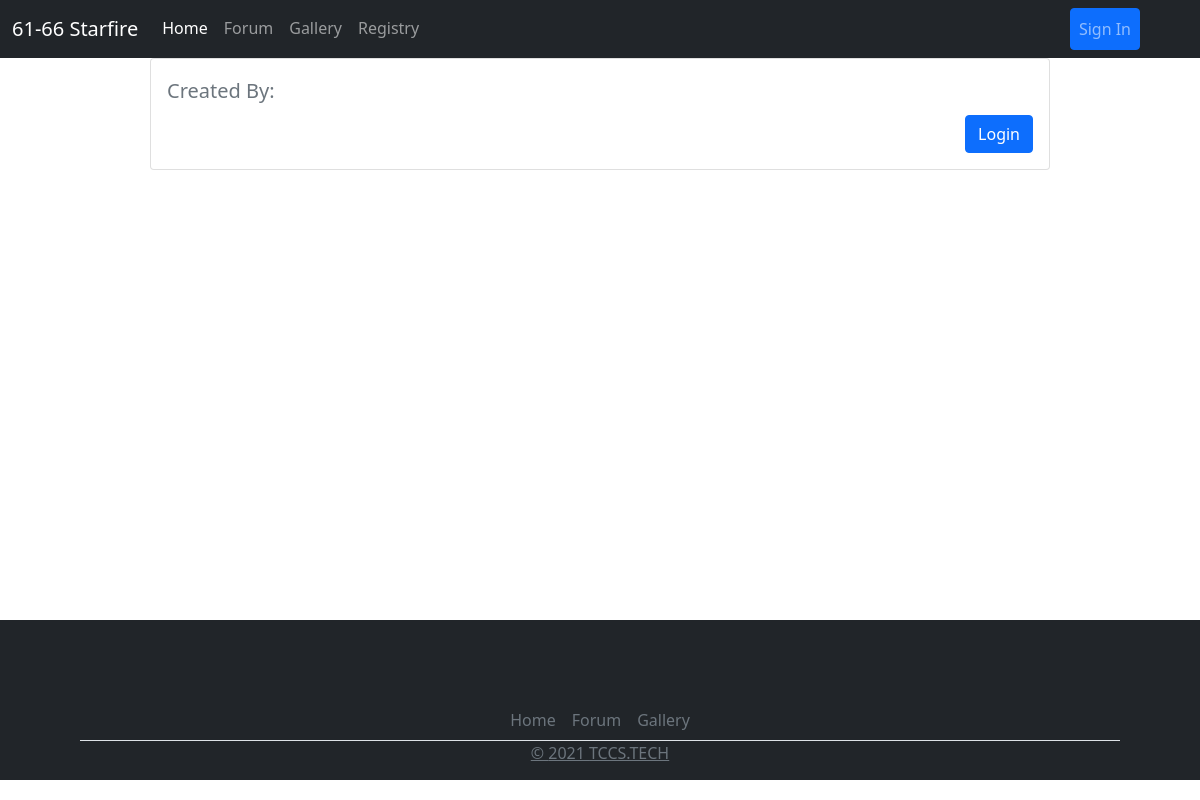
The page /forum/test/7 on the database as committed earlier.
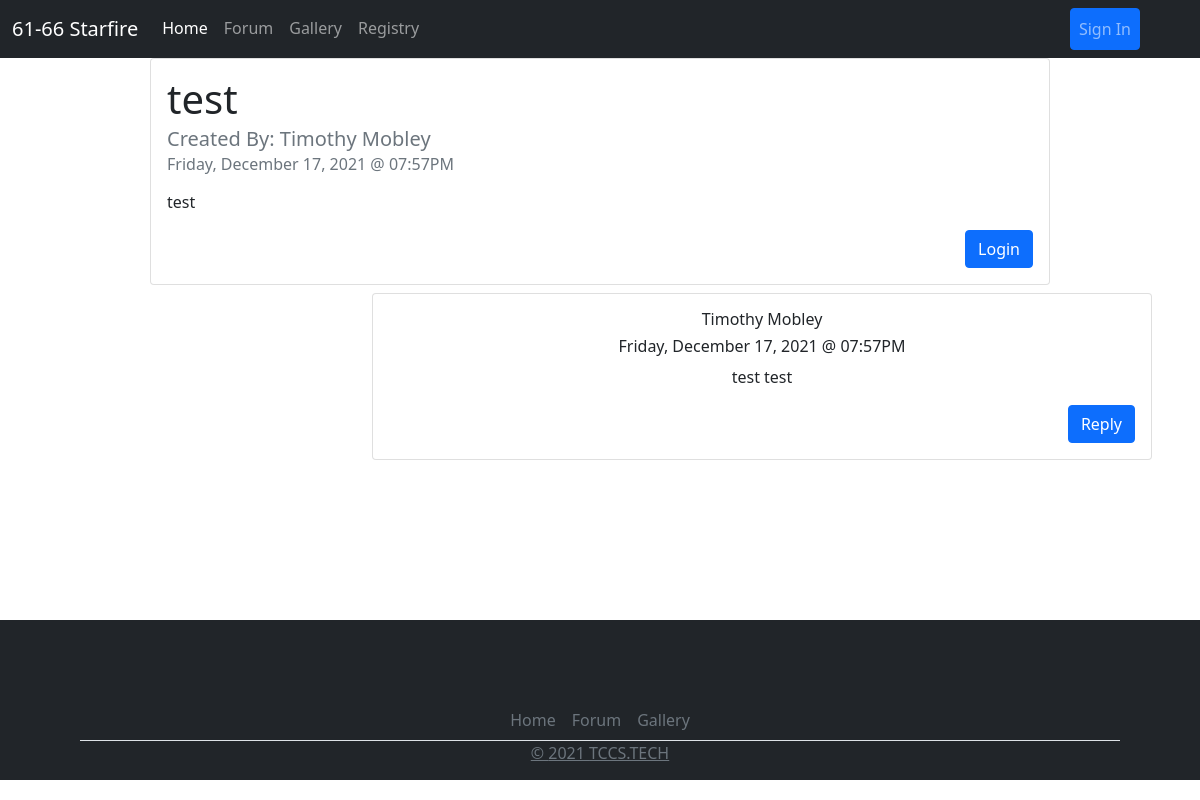
The same page on the database as committed later.
### main.py (models this page shows, shortened)
class ForumPost(db.Model):
    __tablename__ = "forumpost"
    id = db.Column(db.Integer, primary_key=True)
    title = db.Column(db.String, nullable=False)
    created_by = db.Column(db.String, nullable=False)
    body = db.Column(db.String, nullable=False)
    date = db.Column(db.String, nullable=False)
    replies = db.relationship('Replies', backref='ForumPost', lazy=True)

class Replies(db.Model):
    __tablename__ = "replies"
    id = db.Column(db.Integer, primary_key=True)
    created_by = db.Column(db.String, nullable=False)
    body = db.Column(db.String, nullable=False)
    date = db.Column(db.String)
    post_id = db.Column(db.Integer, db.ForeignKey('forumpost.id'))

### main.py (the view)
@app.route('/forum/<title>/<id>', methods=["GET", "POST"])
def forum_post(id, title):
    form = ReplyPost()
    display_post = db.session.query(ForumPost).get(id)
    return render_template('forum_post.html', form=form, post=display_post, year=year, current_user=current_user)

### templates/forum_post.html (shortened to what this page needs)
<html lang="en">
<head>
  <link rel="stylesheet" href="{{url_for('static', filename='styles/styles.css')}}" />
</head>
<body>
  {% extends 'index.html' %} {% block content %}
  <div class="card w-75 mx-auto">
    <div class="card-body">
      <h1 class="card-title">{{post.title}}</h1>
      <h5 class="card-subtitle mb-2 text-muted">
        Created By: {{post.created_by}}
      </h5>
      <h6 class="card-subtitle mb-2 text-muted">{{post.date}}</h6>
      <p>{{post.body|safe}}</p>
      {% if not current_user.email %}
      <a href="/login" type="button" class="btn btn-primary float-end">
        Login
      </a>
      {% else %}
      <button type="button" class="btn btn-primary float-end" type="button" data-bs-toggle="modal"
        data-bs-target="#create_reply_modal">
        Reply
      </button>
      {% endif %}
    </div>
  </div>
  {% for reply in post.replies %}
  <div class="card my-2 me-1 text-center ms-auto me-5" style="width: 65%">
    <div class="card-body">
      <h6>{{reply.created_by}}</h6>
      <h6>{{reply.date}}</h6>
      {{reply.body|safe}}
      <button type="button" class="btn btn-primary float-end" type="button" data-bs-toggle="modal"
        data-bs-target="#create_reply_modal">
        Reply
      </button>
    </div>
  </div>
  {% endfor %}
   {% endblock %}

Rows that differ between the two databases and show on the page:
added ForumPost: title "test", created_by "Timothy Mobley", date "Friday, December 17, 2021 @ 07:57PM", body "test"
added Replies: created_by "Timothy Mobley", date "Friday, December 17, 2021 @ 07:57PM", body "test test"
